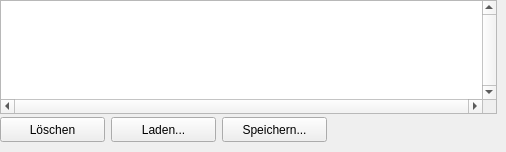
          <widget class="QWidget" name="AutoexecSheet1">
            <attribute name="title"><string>Autoexec.bat</string></attribute>
            <property name="vclDesignWidth" stdset="0"><number>497</number></property>
            <property name="vclDesignHeight" stdset="0"><number>129</number></property>
            <widget class="QFrame" name="Panel1">
              <property name="geometry"><rect><x>0</x><y>114</y><width>497</width><height>29</height></rect></property>
              <property name="vclAlign" stdset="0"><string notr="true">alBottom</string></property>
              <property name="frameShape"><enum>QFrame::NoFrame</enum></property>
              <property name="frameShadow"><enum>QFrame::Plain</enum></property>
              <property name="vclClass" stdset="0"><string notr="true">TPanel</string></property>
              <widget class="QPushButton" name="AutoexecClearButton">
                <property name="geometry"><rect><x>0</x><y>3</y><width>105</width><height>25</height></rect></property>
                <property name="tag" stdset="0"><number>10</number></property>
                <property name="text"><string>Löschen</string></property>
                <property name="icon"><iconset resource="../../resources/dfend.qrc"><normaloff>:/glyphs/86ad06b420cc830c.png</normaloff></iconset></property>
                <property name="autoDefault"><bool>false</bool></property>
                <property name="vclOnClick" stdset="0"><string notr="true">ButtonWork</string></property>
              </widget>
              <widget class="QPushButton" name="AutoexecLoadButton">
                <property name="geometry"><rect><x>111</x><y>3</y><width>105</width><height>25</height></rect></property>
                <property name="tag" stdset="0"><number>11</number></property>
                <property name="text"><string>Laden...</string></property>
                <property name="icon"><iconset resource="../../resources/dfend.qrc"><normaloff>:/glyphs/45f75812cc6f15e7.png</normaloff></iconset></property>
                <property name="autoDefault"><bool>false</bool></property>
                <property name="vclOnClick" stdset="0"><string notr="true">ButtonWork</string></property>
              </widget>
              <widget class="QPushButton" name="AutoexecSaveButton">
                <property name="geometry"><rect><x>222</x><y>3</y><width>105</width><height>25</height></rect></property>
                <property name="tag" stdset="0"><number>12</number></property>
                <property name="text"><string>Speichern...</string></property>
                <property name="icon"><iconset resource="../../resources/dfend.qrc"><normaloff>:/glyphs/47fc5700323c2859.png</normaloff></iconset></property>
                <property name="autoDefault"><bool>false</bool></property>
                <property name="vclOnClick" stdset="0"><string notr="true">ButtonWork</string></property>
              </widget>
            </widget>
            <widget class="QTextEdit" name="AutoexecMemo">
              <property name="geometry"><rect><x>0</x><y>0</y><width>497</width><height>114</height></rect></property>
              <property name="vclAlign" stdset="0"><string notr="true">alClient</string></property>
              <property name="lineWrapMode"><enum>QTextEdit::NoWrap</enum></property>
              <property name="verticalScrollBarPolicy"><enum>Qt::ScrollBarAlwaysOn</enum></property>
              <property name="horizontalScrollBarPolicy"><enum>Qt::ScrollBarAlwaysOn</enum></property>
              <property name="acceptRichText"><bool>false</bool></property>
            </widget>
          </widget>
